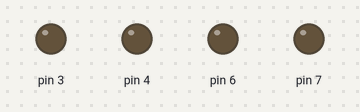
This sketch was run on a simulated Arduino Uno, built with avr-gcc and run on an emulated ATmega328P. Shown: output pins drawn as LEDs (lit = HIGH).

Above: at 0.1 s.
At 1.1 s:
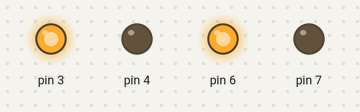
Timing chart, 0 to 2.6 s (numbered marks = the images above):
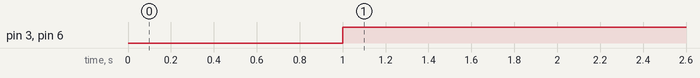

The sketch:

BTS7920.ino
```cpp
const byte leftMotor[3] {6, 7};
const byte rightMotor[3] {3, 4};

void setup() {
  for (int i = 0; i < 2; i++) {
    pinMode(leftMotor[i], OUTPUT);
    pinMode(rightMotor[i], OUTPUT);
  }
  delay(1000);
  Serial.begin(9600);
}


void loop() {
  setMotorSpeed(255, 255);
}

void setMotorSpeed(int motor1, int motor2) {

  if (motor1 >= 0) {
    analogWrite(leftMotor[0], motor1);
    digitalWrite(leftMotor[1], LOW);
  } else {
    digitalWrite(leftMotor[0], LOW);
    analogWrite(leftMotor[1], abs(motor1));
  }

  if (motor2 >= 0) {
    analogWrite(rightMotor[0], motor1);
    digitalWrite(rightMotor[1], LOW);
  } else {
    digitalWrite(rightMotor[0], LOW);
    analogWrite(rightMotor[1], 255 + motor1);
  }
}
```

Measured:
- by itself, pin 3, pin 6: LOW → HIGH at 1.0 s
